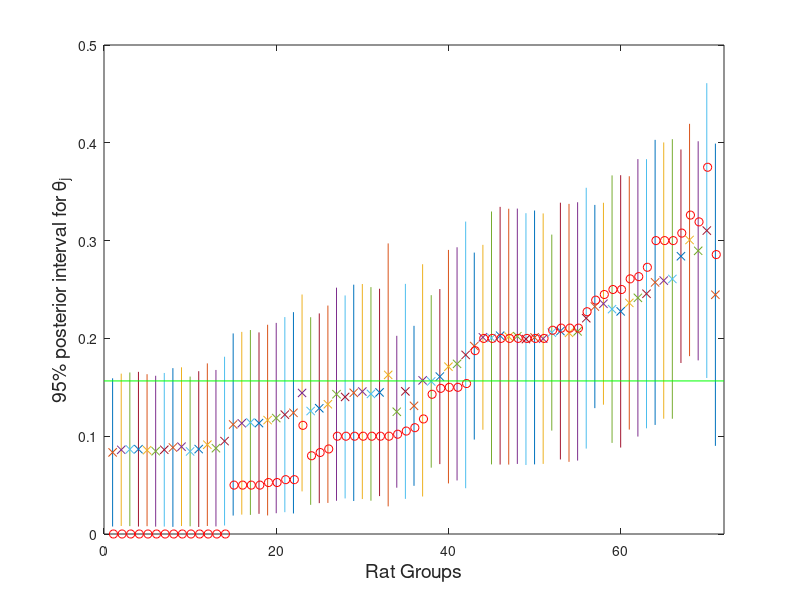

Write MATLAB code to recreate this figure.
% This is the computer program for the rats tumor model we discussed in the
% class. Here, we use a hierarchical model where we use one parameter
% theta_j for the probability of developing tumor in each rats group.
% Moreover, we assume all theta's share a common Beta(alpha, beta)
% distribution. For simplisity, we fix alpha, and regard beta as a hyperparameter. 
% The hyperprior distribution for beta is Gamma(gamAlpha, gamBeta).
% The outputs of this program are posterior samples for each theta, and the
% posterior samples for beta.

function [theta, beta] = modelRats
global alpha gamAlpha gamBeta

nIterations = 5000;

% Reading in the data.
rats = dlmread('ratTumor.txt');
y = rats(:, 1);
n = rats(:, 2);
nRats = length(y);

% These are the maximum likelihood estimates for theta's.
thetaObs = y./n;

% Setting up the parameters of the priors.
gamAlpha = 2;
gamBeta = 1;
alpha = 2;

% These two matrices hold posterior samples
beta = ones(nIterations, 1);
theta = ones(nIterations, nRats);

for i = 2:nIterations
    % Given the current beta, the posterior distribution of each theta_j
    % has a closed form (Beta distribution) since the prior is conjugate. 
    % So we can use the Gibbs sample to update all the 71 theta's. As you 
    % can see, for each of them, we use their own specific y_j and n_j. 
    for j = 1:nRats
        theta(i, j) = betarnd(alpha+y(j), beta(i-1)+n(j)-y(j));
    end
    
    % Now we move one level higher and take theta's as observations and
    % update beta using a Metropolis step (note, we could use conjugacy and
    % update beta using the Gibbs sampler, but I haven't talked about this
    % in class, so I use Metropolis).
    lower = max(0, beta(i-1)-1);
    upper = beta(i-1)+1;
    
    gCurrent = 1/(upper-lower);
    
    betaPrime = unifrnd(lower, upper);

    lower = max(0, betaPrime-1);
    upper = betaPrime+1;
    
    gPrime = 1/(upper-lower);
        
    % This obtains the log-posterior probabilities for the proposed sample
    % and the current sample.
    logPostPrime = getPost(betaPrime, theta(i, :));
    logPostCurrent = getPost(beta(i-1), theta(i, :));
    
    % Note that I am using the log transformation of posterior
    % distribution, so I am modifying the accceptance probability.
    acceptanceProb = min(1, exp(logPostPrime + log(gPrime) - logPostCurrent - log(gCurrent)));

    % Accepting new proposed values with probability acceptanceProb.
    u = rand;
    if u<= acceptanceProb
        beta(i) = betaPrime;
    else
        beta(i) = beta(i-1);
    end

end

% This part is for creating the plot provided in the course notes
for i = 1:size(theta, 2)
a = prctile(theta(1000:end, i), [2.5, 97.5]);
plot([i, i], [a(1), a(2)])
hold on
xlim([0, i+1])
plot([i], [a(1)+a(2)]/2, 'x')
plot([i+.1], thetaObs(i), 'ro')
end

overallMean = mean(alpha./(alpha+beta(1000:end)));
plot([0, 72], [overallMean, overallMean], 'g')
xlabel(gca, 'Rat Groups', 'FontSize', 14); ylabel(gca, '95% posterior interval for \theta_j', 'FontSize', 14);

% This is the part we calculate the log-posterior probability for a given
% beta and theta. The hyperprior for beta is gamma and the p(theta|alpha,
% beta)=Beta(alpha, beta).
function logPost = getPost(beta, theta)
global alpha gamAlpha gamBeta
logPrior = log(gampdf(beta, gamAlpha, gamBeta));
logLike = sum(log(betapdf(theta, alpha, beta)));
logPost = logPrior + logLike;
